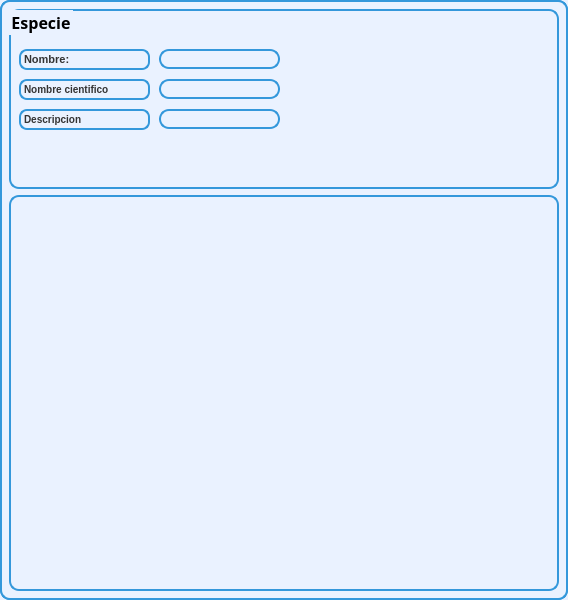
<?xml version="1.0" encoding="UTF-8"?>
<ui version="4.0">
 <class>EspecieScreen</class>
 <widget class="QMainWindow" name="EspecieScreen">
  <property name="geometry">
   <rect>
    <x>0</x>
    <y>0</y>
    <width>568</width>
    <height>600</height>
   </rect>
  </property>
  <property name="minimumSize">
   <size>
    <width>568</width>
    <height>600</height>
   </size>
  </property>
  <property name="maximumSize">
   <size>
    <width>568</width>
    <height>600</height>
   </size>
  </property>
  <property name="windowTitle">
   <string>Especie</string>
  </property>
  <property name="styleSheet">
   <string notr="true">border: 2px solid #3498db;
border-radius: 10px;

background-color: #eaf2ff;</string>
  </property>
  <widget class="QWidget" name="centralwidget">
   <layout class="QVBoxLayout" name="verticalLayout">
    <item>
     <widget class="QGroupBox" name="groupBox">
      <property name="minimumSize">
       <size>
        <width>550</width>
        <height>180</height>
       </size>
      </property>
      <property name="maximumSize">
       <size>
        <width>551</width>
        <height>180</height>
       </size>
      </property>
      <property name="font">
       <font>
        <family>Arial Black</family>
        <pointsize>12</pointsize>
        <weight>75</weight>
        <bold>true</bold>
       </font>
      </property>
      <property name="styleSheet">
       <string notr="true">background-color:#eaf2ff;</string>
      </property>
      <property name="title">
       <string>Especie</string>
      </property>
      <widget class="QLabel" name="label">
       <property name="geometry">
        <rect>
         <x>10</x>
         <y>40</y>
         <width>131</width>
         <height>21</height>
        </rect>
       </property>
       <property name="styleSheet">
        <string notr="true">background-color: #eaf2ff;
border: 2px solid #3498db;
border-radius: 8px;
color: #333333;
font-size: 11px;
font-weight: bold;
text-align: center;</string>
       </property>
       <property name="text">
        <string>Nombre:</string>
       </property>
      </widget>
      <widget class="QLineEdit" name="line_nombre">
       <property name="geometry">
        <rect>
         <x>150</x>
         <y>40</y>
         <width>121</width>
         <height>20</height>
        </rect>
       </property>
      </widget>
      <widget class="QLabel" name="label_2">
       <property name="geometry">
        <rect>
         <x>10</x>
         <y>70</y>
         <width>131</width>
         <height>21</height>
        </rect>
       </property>
       <property name="styleSheet">
        <string notr="true">background-color: #eaf2ff;
border: 2px solid #3498db;
border-radius: 8px;
color: #333333;
font-size: 10px;
font-weight: bold;
text-align: center;</string>
       </property>
       <property name="text">
        <string>Nombre cientifico</string>
       </property>
       <property name="textFormat">
        <enum>Qt::AutoText</enum>
       </property>
      </widget>
      <widget class="QLineEdit" name="line_nombreCientifico">
       <property name="geometry">
        <rect>
         <x>150</x>
         <y>70</y>
         <width>121</width>
         <height>20</height>
        </rect>
       </property>
      </widget>
      <widget class="QLabel" name="label_3">
       <property name="geometry">
        <rect>
         <x>10</x>
         <y>100</y>
         <width>131</width>
         <height>21</height>
        </rect>
       </property>
       <property name="styleSheet">
        <string notr="true">background-color: #eaf2ff;
border: 2px solid #3498db;
border-radius: 8px;
color: #333333;
font-size: 10px;
font-weight: bold;
text-align: center;</string>
       </property>
       <property name="text">
        <string>Descripcion</string>
       </property>
      </widget>
      <widget class="QLineEdit" name="line_descripcion">
       <property name="geometry">
        <rect>
         <x>150</x>
         <y>100</y>
         <width>121</width>
         <height>20</height>
        </rect>
       </property>
      </widget>
      <widget class="QPushButton" name="btn_agregar">
       <property name="geometry">
        <rect>
         <x>310</x>
         <y>50</y>
         <width>60</width>
         <height>60</height>
        </rect>
       </property>
       <property name="minimumSize">
        <size>
         <width>55</width>
         <height>55</height>
        </size>
       </property>
       <property name="maximumSize">
        <size>
         <width>60</width>
         <height>60</height>
        </size>
       </property>
       <property name="layoutDirection">
        <enum>Qt::RightToLeft</enum>
       </property>
       <property name="styleSheet">
        <string notr="true">QPushButton{
background-color: #eaf2ff;
border: none;
}

QPushButton:hover{
background-color: white;
border-top-left-radius: 20px;
border-bottom-left-radius: 20px;
color: rgb(0, 0, 0);
}</string>
       </property>
       <property name="text">
        <string/>
       </property>
       <property name="icon">
        <iconset>
         <normaloff>:/Images/Botones_Interfaz/agregar.png</normaloff>:/Images/Botones_Interfaz/agregar.png</iconset>
       </property>
       <property name="iconSize">
        <size>
         <width>50</width>
         <height>50</height>
        </size>
       </property>
      </widget>
      <widget class="QPushButton" name="btn_editar">
       <property name="geometry">
        <rect>
         <x>380</x>
         <y>50</y>
         <width>60</width>
         <height>60</height>
        </rect>
       </property>
       <property name="minimumSize">
        <size>
         <width>55</width>
         <height>55</height>
        </size>
       </property>
       <property name="maximumSize">
        <size>
         <width>60</width>
         <height>60</height>
        </size>
       </property>
       <property name="layoutDirection">
        <enum>Qt::RightToLeft</enum>
       </property>
       <property name="styleSheet">
        <string notr="true">QPushButton{
background-color: #eaf2ff;
border: none;
}

QPushButton:hover{
background-color: white;
border-top-left-radius: 20px;
border-bottom-left-radius: 20px;
color: rgb(0, 0, 0);
}</string>
       </property>
       <property name="text">
        <string/>
       </property>
       <property name="icon">
        <iconset>
         <normaloff>:/Images/Botones_Interfaz/editar.png</normaloff>:/Images/Botones_Interfaz/editar.png</iconset>
       </property>
       <property name="iconSize">
        <size>
         <width>50</width>
         <height>50</height>
        </size>
       </property>
      </widget>
      <widget class="QPushButton" name="btn_borrar">
       <property name="geometry">
        <rect>
         <x>450</x>
         <y>50</y>
         <width>60</width>
         <height>60</height>
        </rect>
       </property>
       <property name="minimumSize">
        <size>
         <width>55</width>
         <height>55</height>
        </size>
       </property>
       <property name="maximumSize">
        <size>
         <width>60</width>
         <height>60</height>
        </size>
       </property>
       <property name="layoutDirection">
        <enum>Qt::RightToLeft</enum>
       </property>
       <property name="styleSheet">
        <string notr="true">QPushButton{
background-color: #eaf2ff;
border: none;
}

QPushButton:hover{
background-color: white;
border-top-left-radius: 20px;
border-bottom-left-radius: 20px;
color: rgb(0, 0, 0);
}</string>
       </property>
       <property name="text">
        <string/>
       </property>
       <property name="icon">
        <iconset>
         <normaloff>:/Images/Botones_Interfaz/borrar.png</normaloff>:/Images/Botones_Interfaz/borrar.png</iconset>
       </property>
       <property name="iconSize">
        <size>
         <width>50</width>
         <height>50</height>
        </size>
       </property>
      </widget>
     </widget>
    </item>
    <item>
     <widget class="QTableWidget" name="table_especie"/>
    </item>
   </layout>
  </widget>
 </widget>
 <resources>
  <include location="../../../../Images/Botones_Interfaz/Botones.qrc"/>
 </resources>
 <connections/>
</ui>
